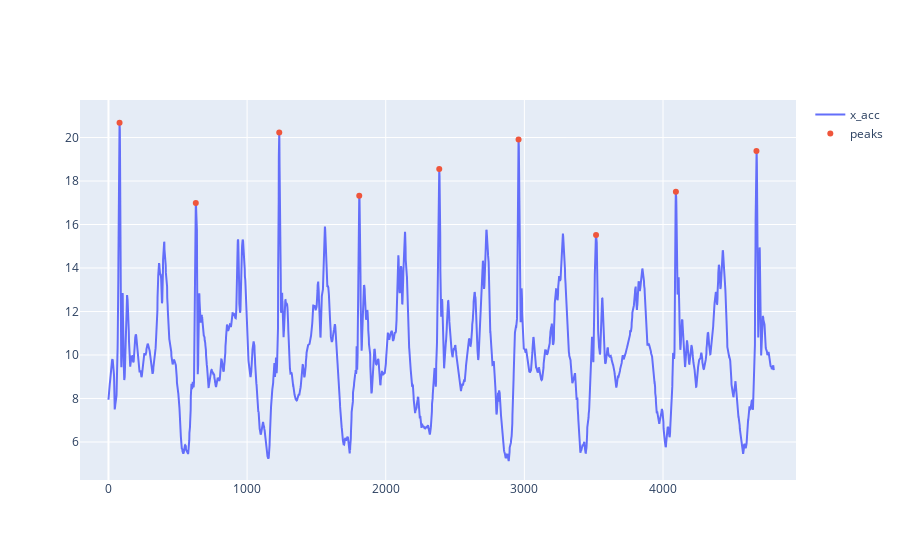

Notebook cell for this chart:
### Code cell
fig = go.Figure()
fig.add_scatter(y = x_acc[:], mode='lines', name='x_acc')
peaks = scipy.signal.find_peaks(x_acc, distance=T//(1.3 + T/len(x_acc)))[0]
fig.add_scatter(x=peaks, y=x_acc[peaks], mode='markers', name='peaks')
fig.show()

### Figure 1 — Plotly figure (JSON) as saved in the notebook; plotly's stock layout.template omitted (floating-point values rounded to 4 significant figures; data arrays with more than 128 entries replaced by an {"elided": "..."} marker saying what was removed)
{"data": [{"mode": "lines", "name": "x_acc", "type": "scatter", "y": {"elided": "4800 float values"}}, {"mode": "markers", "name": "peaks", "type": "scatter", "x": [80, 630, 1232, 1809, 2386, 2958, 3517, 4093, 4674], "y": [20.68, 16.99, 20.23, 17.33, 18.55, 19.91, 15.52, 17.5, 19.38]}], "layout": {"autosize": true, "xaxis": {"autorange": true, "range": [-194.6, 4949.0], "type": "linear"}, "yaxis": {"autorange": true, "range": [4.24, 21.93], "type": "linear"}}}
